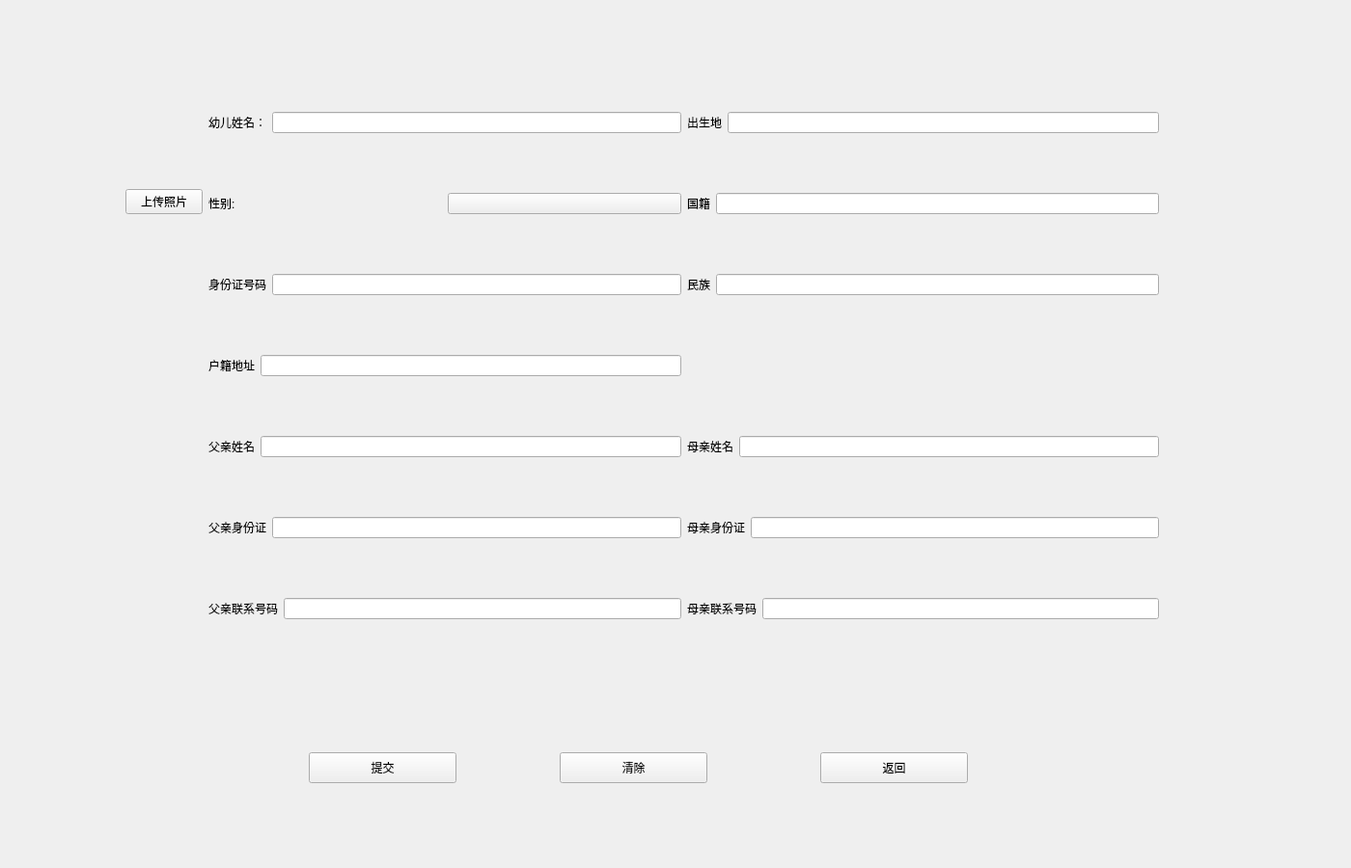
<?xml version="1.0" encoding="UTF-8"?>
<ui version="4.0">
 <class>StuAddSingle</class>
 <widget class="QWidget" name="StuAddSingle">
  <property name="geometry">
   <rect>
    <x>0</x>
    <y>0</y>
    <width>1400</width>
    <height>900</height>
   </rect>
  </property>
  <property name="windowTitle">
   <string>学籍管理系统</string>
  </property>
  <widget class="PrimaryPushButton" name="uploadButton">
   <property name="geometry">
    <rect>
     <x>320</x>
     <y>780</y>
     <width>153</width>
     <height>32</height>
    </rect>
   </property>
   <property name="text">
    <string>提交</string>
   </property>
  </widget>
  <widget class="PrimaryPushButton" name="clearButton">
   <property name="geometry">
    <rect>
     <x>580</x>
     <y>780</y>
     <width>153</width>
     <height>32</height>
    </rect>
   </property>
   <property name="text">
    <string>清除</string>
   </property>
  </widget>
  <widget class="PrimaryPushButton" name="returnButton">
   <property name="geometry">
    <rect>
     <x>850</x>
     <y>780</y>
     <width>153</width>
     <height>32</height>
    </rect>
   </property>
   <property name="text">
    <string>返回</string>
   </property>
  </widget>
  <widget class="QWidget" name="">
   <property name="geometry">
    <rect>
     <x>130</x>
     <y>60</y>
     <width>1071</width>
     <height>641</height>
    </rect>
   </property>
   <layout class="QGridLayout" name="gridLayout">
    <item row="0" column="0" rowspan="2">
     <layout class="QVBoxLayout" name="verticalLayout">
      <item>
       <widget class="ImageLabel" name="PictureLabel"/>
      </item>
      <item>
       <widget class="PushButton" name="uploadPicButton">
        <property name="text">
         <string>上传照片</string>
        </property>
       </widget>
      </item>
     </layout>
    </item>
    <item row="0" column="1">
     <layout class="QHBoxLayout" name="horizontalLayout_9">
      <item>
       <widget class="BodyLabel" name="stuLabel">
        <property name="text">
         <string>幼儿姓名：</string>
        </property>
       </widget>
      </item>
      <item>
       <widget class="LineEdit" name="stuName"/>
      </item>
     </layout>
    </item>
    <item row="0" column="2">
     <layout class="QHBoxLayout" name="horizontalLayout_10">
      <item>
       <widget class="BodyLabel" name="bodyLabel_3">
        <property name="text">
         <string>出生地</string>
        </property>
       </widget>
      </item>
      <item>
       <widget class="LineEdit" name="stuBirthAddress"/>
      </item>
     </layout>
    </item>
    <item row="1" column="1">
     <layout class="QHBoxLayout" name="horizontalLayout_8">
      <item>
       <widget class="BodyLabel" name="sexLabel">
        <property name="text">
         <string>性别:</string>
        </property>
       </widget>
      </item>
      <item>
       <widget class="ComboBox" name="stuSex"/>
      </item>
     </layout>
    </item>
    <item row="1" column="2">
     <layout class="QHBoxLayout" name="horizontalLayout_11">
      <item>
       <widget class="BodyLabel" name="bodyLabel_4">
        <property name="text">
         <string>国籍</string>
        </property>
       </widget>
      </item>
      <item>
       <widget class="EditableComboBox" name="Country"/>
      </item>
     </layout>
    </item>
    <item row="2" column="1">
     <layout class="QHBoxLayout" name="horizontalLayout_7">
      <item>
       <widget class="BodyLabel" name="bodyLabel">
        <property name="text">
         <string>身份证号码</string>
        </property>
       </widget>
      </item>
      <item>
       <widget class="LineEdit" name="stuIDCard"/>
      </item>
     </layout>
    </item>
    <item row="2" column="2">
     <layout class="QHBoxLayout" name="horizontalLayout_12">
      <item>
       <widget class="BodyLabel" name="bodyLabel_5">
        <property name="text">
         <string>民族</string>
        </property>
       </widget>
      </item>
      <item>
       <widget class="EditableComboBox" name="Nation"/>
      </item>
     </layout>
    </item>
    <item row="3" column="1">
     <layout class="QHBoxLayout" name="horizontalLayout_6">
      <item>
       <widget class="BodyLabel" name="bodyLabel_2">
        <property name="text">
         <string>户籍地址</string>
        </property>
       </widget>
      </item>
      <item>
       <widget class="LineEdit" name="stuIDAddress"/>
      </item>
     </layout>
    </item>
    <item row="4" column="1">
     <layout class="QHBoxLayout" name="horizontalLayout_5">
      <item>
       <widget class="BodyLabel" name="bodyLabel_6">
        <property name="text">
         <string>父亲姓名</string>
        </property>
       </widget>
      </item>
      <item>
       <widget class="LineEdit" name="faName"/>
      </item>
     </layout>
    </item>
    <item row="4" column="2">
     <layout class="QHBoxLayout" name="horizontalLayout_13">
      <item>
       <widget class="BodyLabel" name="bodyLabel_7">
        <property name="text">
         <string>母亲姓名</string>
        </property>
       </widget>
      </item>
      <item>
       <widget class="LineEdit" name="moName"/>
      </item>
     </layout>
    </item>
    <item row="5" column="1">
     <layout class="QHBoxLayout" name="horizontalLayout_4">
      <item>
       <widget class="BodyLabel" name="bodyLabel_8">
        <property name="text">
         <string>父亲身份证</string>
        </property>
       </widget>
      </item>
      <item>
       <widget class="LineEdit" name="faIDCard"/>
      </item>
     </layout>
    </item>
    <item row="5" column="2">
     <layout class="QHBoxLayout" name="horizontalLayout_3">
      <item>
       <widget class="BodyLabel" name="bodyLabel_9">
        <property name="text">
         <string>母亲身份证</string>
        </property>
       </widget>
      </item>
      <item>
       <widget class="LineEdit" name="moIDCard"/>
      </item>
     </layout>
    </item>
    <item row="6" column="1">
     <layout class="QHBoxLayout" name="horizontalLayout_2">
      <item>
       <widget class="BodyLabel" name="bodyLabel_10">
        <property name="text">
         <string>父亲联系号码</string>
        </property>
       </widget>
      </item>
      <item>
       <widget class="LineEdit" name="faTelecom"/>
      </item>
     </layout>
    </item>
    <item row="6" column="2">
     <layout class="QHBoxLayout" name="horizontalLayout">
      <item>
       <widget class="BodyLabel" name="bodyLabel_11">
        <property name="text">
         <string>母亲联系号码</string>
        </property>
       </widget>
      </item>
      <item>
       <widget class="LineEdit" name="moTelecom"/>
      </item>
     </layout>
    </item>
   </layout>
  </widget>
 </widget>
 <customwidgets>
  <customwidget>
   <class>ComboBox</class>
   <extends>QPushButton</extends>
   <header>qfluentwidgets</header>
  </customwidget>
  <customwidget>
   <class>EditableComboBox</class>
   <extends>LineEdit</extends>
   <header>qfluentwidgets</header>
  </customwidget>
  <customwidget>
   <class>PushButton</class>
   <extends>QPushButton</extends>
   <header>qfluentwidgets</header>
  </customwidget>
  <customwidget>
   <class>PrimaryPushButton</class>
   <extends>PushButton</extends>
   <header>qfluentwidgets</header>
  </customwidget>
  <customwidget>
   <class>BodyLabel</class>
   <extends>QLabel</extends>
   <header>qfluentwidgets</header>
  </customwidget>
  <customwidget>
   <class>ImageLabel</class>
   <extends>QLabel</extends>
   <header>qfluentwidgets</header>
  </customwidget>
  <customwidget>
   <class>LineEdit</class>
   <extends>QLineEdit</extends>
   <header>qfluentwidgets</header>
  </customwidget>
 </customwidgets>
 <resources/>
 <connections/>
</ui>
